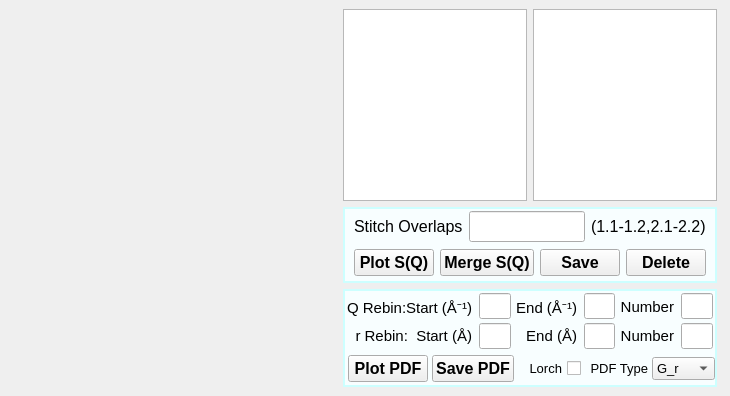
    <widget class="QWidget" name="widget_2" native="true">
     <layout class="QHBoxLayout" name="horizontalLayout_10" stretch="2,1">
      <property name="spacing">
       <number>0</number>
      </property>
      <property name="leftMargin">
       <number>3</number>
      </property>
      <property name="topMargin">
       <number>0</number>
      </property>
      <property name="rightMargin">
       <number>4</number>
      </property>
      <property name="bottomMargin">
       <number>0</number>
      </property>
      <item>
       <widget class="QWidget" name="graphicView" native="true"/>
      </item>
      <item>
       <widget class="QWidget" name="widget_16" native="true">
        <layout class="QVBoxLayout" name="verticalLayout_8">
         <item>
          <layout class="QHBoxLayout" name="horizontalLayout_8">
           <item>
            <widget class="QListWidget" name="pdf_sam_list">
             <property name="minimumSize">
              <size>
               <width>0</width>
               <height>0</height>
              </size>
             </property>
            </widget>
           </item>
           <item>
            <widget class="QListWidget" name="pdf_other_list"/>
           </item>
          </layout>
         </item>
         <item>
          <widget class="QFrame" name="frame_5">
           <property name="sizePolicy">
            <sizepolicy hsizetype="Preferred" vsizetype="Fixed">
             <horstretch>0</horstretch>
             <verstretch>0</verstretch>
            </sizepolicy>
           </property>
           <property name="maximumSize">
            <size>
             <width>16777215</width>
             <height>150</height>
            </size>
           </property>
           <property name="styleSheet">
            <string notr="true">QFrame#frame_5 {
	background-color: rgb(248, 254, 255);
	border: 2px solid rgb(205, 255, 255);
}

QPushButton {
    background-color: none; /* 不设置背景色，使用默认样式 */
}</string>
           </property>
           <property name="frameShape">
            <enum>QFrame::StyledPanel</enum>
           </property>
           <property name="frameShadow">
            <enum>QFrame::Raised</enum>
           </property>
           <layout class="QVBoxLayout" name="verticalLayout_9" stretch="0,1">
            <property name="spacing">
             <number>0</number>
            </property>
            <property name="leftMargin">
             <number>0</number>
            </property>
            <property name="topMargin">
             <number>0</number>
            </property>
            <property name="rightMargin">
             <number>0</number>
            </property>
            <property name="bottomMargin">
             <number>0</number>
            </property>
            <item>
             <widget class="QWidget" name="widget_17" native="true">
              <property name="sizePolicy">
               <sizepolicy hsizetype="Preferred" vsizetype="Preferred">
                <horstretch>0</horstretch>
                <verstretch>0</verstretch>
               </sizepolicy>
              </property>
              <layout class="QHBoxLayout" name="horizontalLayout_11">
               <property name="topMargin">
                <number>2</number>
               </property>
               <property name="bottomMargin">
                <number>2</number>
               </property>
               <item>
                <widget class="QLabel" name="label_21">
                 <property name="font">
                  <font>
                   <family>Arial</family>
                   <pointsize>12</pointsize>
                  </font>
                 </property>
                 <property name="text">
                  <string>Stitch Overlaps</string>
                 </property>
                </widget>
               </item>
               <item>
                <widget class="QLineEdit" name="pdf_stitch_overlaps">
                 <property name="font">
                  <font>
                   <family>3ds</family>
                   <pointsize>12</pointsize>
                  </font>
                 </property>
                 <property name="text">
                  <string/>
                 </property>
                </widget>
               </item>
               <item>
                <widget class="QLabel" name="label_22">
                 <property name="font">
                  <font>
                   <family>Arial</family>
                   <pointsize>12</pointsize>
                  </font>
                 </property>
                 <property name="text">
                  <string>(1.1-1.2,2.1-2.2)</string>
                 </property>
                </widget>
               </item>
              </layout>
             </widget>
            </item>
            <item>
             <widget class="QWidget" name="widget_19" native="true">
              <layout class="QHBoxLayout" name="horizontalLayout_13">
               <property name="topMargin">
                <number>5</number>
               </property>
               <property name="bottomMargin">
                <number>5</number>
               </property>
               <item>
                <widget class="QPushButton" name="pdf_plot_sq">
                 <property name="font">
                  <font>
                   <family>Arial</family>
                   <pointsize>12</pointsize>
                   <weight>75</weight>
                   <bold>true</bold>
                  </font>
                 </property>
                 <property name="text">
                  <string>Plot S(Q)</string>
                 </property>
                </widget>
               </item>
               <item>
                <widget class="QPushButton" name="pdf_merge">
                 <property name="font">
                  <font>
                   <family>Arial</family>
                   <pointsize>12</pointsize>
                   <weight>75</weight>
                   <bold>true</bold>
                  </font>
                 </property>
                 <property name="text">
                  <string>Merge S(Q)</string>
                 </property>
                </widget>
               </item>
               <item>
                <widget class="QPushButton" name="pdf_save_sq">
                 <property name="font">
                  <font>
                   <family>Arial</family>
                   <pointsize>12</pointsize>
                   <weight>75</weight>
                   <bold>true</bold>
                  </font>
                 </property>
                 <property name="text">
                  <string>Save</string>
                 </property>
                </widget>
               </item>
               <item>
                <widget class="QPushButton" name="pdf_del_sq">
                 <property name="font">
                  <font>
                   <family>Arial</family>
                   <pointsize>12</pointsize>
                   <weight>75</weight>
                   <bold>true</bold>
                  </font>
                 </property>
                 <property name="text">
                  <string>Delete</string>
                 </property>
                </widget>
               </item>
              </layout>
             </widget>
            </item>
           </layout>
          </widget>
         </item>
         <item>
          <widget class="QFrame" name="frame_6">
           <property name="sizePolicy">
            <sizepolicy hsizetype="Preferred" vsizetype="Fixed">
             <horstretch>0</horstretch>
             <verstretch>0</verstretch>
            </sizepolicy>
           </property>
           <property name="maximumSize">
            <size>
             <width>16777215</width>
             <height>150</height>
            </size>
           </property>
           <property name="styleSheet">
            <string notr="true">QFrame#frame_6 {
	background-color: rgb(248, 254, 255);
	border: 2px solid rgb(205, 255, 255);
}

QPushButton {
    background-color: none; /* 不设置背景色，使用默认样式 */
}</string>
           </property>
           <property name="frameShape">
            <enum>QFrame::StyledPanel</enum>
           </property>
           <property name="frameShadow">
            <enum>QFrame::Raised</enum>
           </property>
           <layout class="QVBoxLayout" name="verticalLayout_10">
            <property name="spacing">
             <number>4</number>
            </property>
            <property name="leftMargin">
             <number>0</number>
            </property>
            <property name="topMargin">
             <number>0</number>
            </property>
            <property name="rightMargin">
             <number>0</number>
            </property>
            <property name="bottomMargin">
             <number>0</number>
            </property>
            <item>
             <widget class="QWidget" name="widget_18" native="true">
              <layout class="QVBoxLayout" name="verticalLayout_19">
               <property name="spacing">
                <number>5</number>
               </property>
               <property name="leftMargin">
                <number>2</number>
               </property>
               <property name="topMargin">
                <number>2</number>
               </property>
               <property name="rightMargin">
                <number>2</number>
               </property>
               <property name="bottomMargin">
                <number>2</number>
               </property>
               <item>
                <layout class="QHBoxLayout" name="horizontalLayout_17">
                 <item>
                  <layout class="QHBoxLayout" name="horizontalLayout_16">
                   <property name="spacing">
                    <number>7</number>
                   </property>
                   <item>
                    <layout class="QVBoxLayout" name="verticalLayout_18">
                     <property name="spacing">
                      <number>2</number>
                     </property>
                     <item>
                      <widget class="QLabel" name="label_24">
                       <property name="font">
                        <font>
                         <family>Arial</family>
                         <pointsize>11</pointsize>
                        </font>
                       </property>
                       <property name="text">
                        <string>Q Rebin:Start (Å⁻¹)</string>
                       </property>
                       <property name="alignment">
                        <set>Qt::AlignRight|Qt::AlignTrailing|Qt::AlignVCenter</set>
                       </property>
                      </widget>
                     </item>
                     <item>
                      <widget class="QLabel" name="label_29">
                       <property name="font">
                        <font>
                         <family>Arial</family>
                         <pointsize>11</pointsize>
                        </font>
                       </property>
                       <property name="text">
                        <string>r Rebin:  Start (Å)</string>
                       </property>
                       <property name="alignment">
                        <set>Qt::AlignRight|Qt::AlignTrailing|Qt::AlignVCenter</set>
                       </property>
                      </widget>
                     </item>
                    </layout>
                   </item>
                   <item>
                    <layout class="QVBoxLayout" name="verticalLayout_17">
                     <property name="spacing">
                      <number>4</number>
                     </property>
                     <item>
                      <widget class="QLineEdit" name="pdf_qrebin_start">
                       <property name="font">
                        <font>
                         <family>Arial</family>
                         <pointsize>11</pointsize>
                        </font>
                       </property>
                       <property name="text">
                        <string/>
                       </property>
                      </widget>
                     </item>
                     <item>
                      <widget class="QLineEdit" name="pdf_r_start">
                       <property name="font">
                        <font>
                         <family>Arial</family>
                         <pointsize>11</pointsize>
                        </font>
                       </property>
                      </widget>
                     </item>
                    </layout>
                   </item>
                  </layout>
                 </item>
                 <item>
                  <layout class="QHBoxLayout" name="horizontalLayout_14">
                   <property name="spacing">
                    <number>7</number>
                   </property>
                   <item>
                    <layout class="QVBoxLayout" name="verticalLayout_16">
                     <property name="spacing">
                      <number>2</number>
                     </property>
                     <item>
                      <widget class="QLabel" name="label_23">
                       <property name="font">
                        <font>
                         <family>Arial</family>
                         <pointsize>11</pointsize>
                        </font>
                       </property>
                       <property name="text">
                        <string>End (Å⁻¹)</string>
                       </property>
                       <property name="alignment">
                        <set>Qt::AlignRight|Qt::AlignTrailing|Qt::AlignVCenter</set>
                       </property>
                      </widget>
                     </item>
                     <item>
                      <widget class="QLabel" name="label_28">
                       <property name="font">
                        <font>
                         <family>Arial</family>
                         <pointsize>11</pointsize>
                        </font>
                       </property>
                       <property name="text">
                        <string>End (Å)</string>
                       </property>
                       <property name="alignment">
                        <set>Qt::AlignRight|Qt::AlignTrailing|Qt::AlignVCenter</set>
                       </property>
                      </widget>
                     </item>
                    </layout>
                   </item>
                   <item>
                    <layout class="QVBoxLayout" name="verticalLayout_15">
                     <property name="spacing">
                      <number>4</number>
                     </property>
                     <item>
                      <widget class="QLineEdit" name="pdf_qrebin_end">
                       <property name="font">
                        <font>
                         <family>Arial</family>
                         <pointsize>11</pointsize>
                        </font>
                       </property>
                       <property name="text">
                        <string/>
                       </property>
                      </widget>
                     </item>
                     <item>
                      <widget class="QLineEdit" name="pdf_r_end">
                       <property name="font">
                        <font>
                         <family>Arial</family>
                         <pointsize>11</pointsize>
                        </font>
                       </property>
                      </widget>
                     </item>
                    </layout>
                   </item>
                  </layout>
                 </item>
                 <item>
                  <layout class="QHBoxLayout" name="horizontalLayout_12">
                   <property name="spacing">
                    <number>7</number>
                   </property>
                   <item>
                    <layout class="QVBoxLayout" name="verticalLayout_14">
                     <property name="spacing">
                      <number>2</number>
                     </property>
                     <item>
                      <widget class="QLabel" name="label_31">
                       <property name="font">
                        <font>
                         <family>Arial</family>
                         <pointsize>11</pointsize>
                        </font>
                       </property>
                       <property name="text">
                        <string>Number</string>
                       </property>
                       <property name="alignment">
                        <set>Qt::AlignRight|Qt::AlignTrailing|Qt::AlignVCenter</set>
                       </property>
                      </widget>
                     </item>
                     <item>
                      <widget class="QLabel" name="label_25">
                       <property name="font">
                        <font>
                         <family>Arial</family>
                         <pointsize>11</pointsize>
                        </font>
                       </property>
                       <property name="text">
                        <string>Number</string>
                       </property>
                       <property name="alignment">
                        <set>Qt::AlignRight|Qt::AlignTrailing|Qt::AlignVCenter</set>
                       </property>
                      </widget>
                     </item>
                    </layout>
                   </item>
                   <item>
                    <layout class="QVBoxLayout" name="verticalLayout_13">
                     <property name="spacing">
                      <number>4</number>
                     </property>
                     <item>
                      <widget class="QLineEdit" name="pdf_qrebin_number">
                       <property name="font">
                        <font>
                         <family>Arial</family>
                         <pointsize>11</pointsize>
                        </font>
                       </property>
                       <property name="text">
                        <string/>
                       </property>
                      </widget>
                     </item>
                     <item>
                      <widget class="QLineEdit" name="pdf_r_number">
                       <property name="font">
                        <font>
                         <family>Arial</family>
                         <pointsize>11</pointsize>
                        </font>
                       </property>
                      </widget>
                     </item>
                    </layout>
                   </item>
                  </layout>
                 </item>
                </layout>
               </item>
              </layout>
             </widget>
            </item>
            <item>
             <layout class="QHBoxLayout" name="horizontalLayout_15">
              <property name="leftMargin">
               <number>3</number>
              </property>
              <property name="bottomMargin">
               <number>3</number>
              </property>
              <item>
               <widget class="QPushButton" name="pdf_cal_button">
                <property name="font">
                 <font>
                  <family>Arial</family>
                  <pointsize>12</pointsize>
                  <weight>75</weight>
                  <bold>true</bold>
                 </font>
                </property>
                <property name="text">
                 <string>Plot PDF</string>
                </property>
               </widget>
              </item>
              <item>
               <widget class="QPushButton" name="pdf_save_button">
                <property name="font">
                 <font>
                  <family>Arial</family>
                  <pointsize>12</pointsize>
                  <weight>75</weight>
                  <bold>true</bold>
                 </font>
                </property>
                <property name="text">
                 <string>Save PDF</string>
                </property>
               </widget>
              </item>
              <item>
               <widget class="QCheckBox" name="lorch">
                <property name="font">
                 <font>
                  <family>Arial</family>
                  <pointsize>10</pointsize>
                 </font>
                </property>
                <property name="layoutDirection">
                 <enum>Qt::RightToLeft</enum>
                </property>
                <property name="text">
                 <string>Lorch</string>
                </property>
               </widget>
              </item>
              <item>
               <widget class="QLabel" name="label_12">
                <property name="font">
                 <font>
                  <family>Arial</family>
                  <pointsize>10</pointsize>
                  <weight>50</weight>
                  <bold>false</bold>
                 </font>
                </property>
                <property name="text">
                 <string>PDF Type</string>
                </property>
                <property name="alignment">
                 <set>Qt::AlignRight|Qt::AlignTrailing|Qt::AlignVCenter</set>
                </property>
               </widget>
              </item>
              <item>
               <widget class="QComboBox" name="PDF_type">
                <property name="font">
                 <font>
                  <family>Arial</family>
                  <pointsize>10</pointsize>
                 </font>
                </property>
                <item>
                 <property name="text">
                  <string>G_r</string>
                 </property>
                </item>
                <item>
                 <property name="text">
                  <string>gr</string>
                 </property>
                </item>
                <item>
                 <property name="text">
                  <string>RDF</string>
                 </property>
                </item>
               </widget>
              </item>
             </layout>
            </item>
           </layout>
          </widget>
         </item>
        </layout>
       </widget>
      </item>
     </layout>
    </widget>
